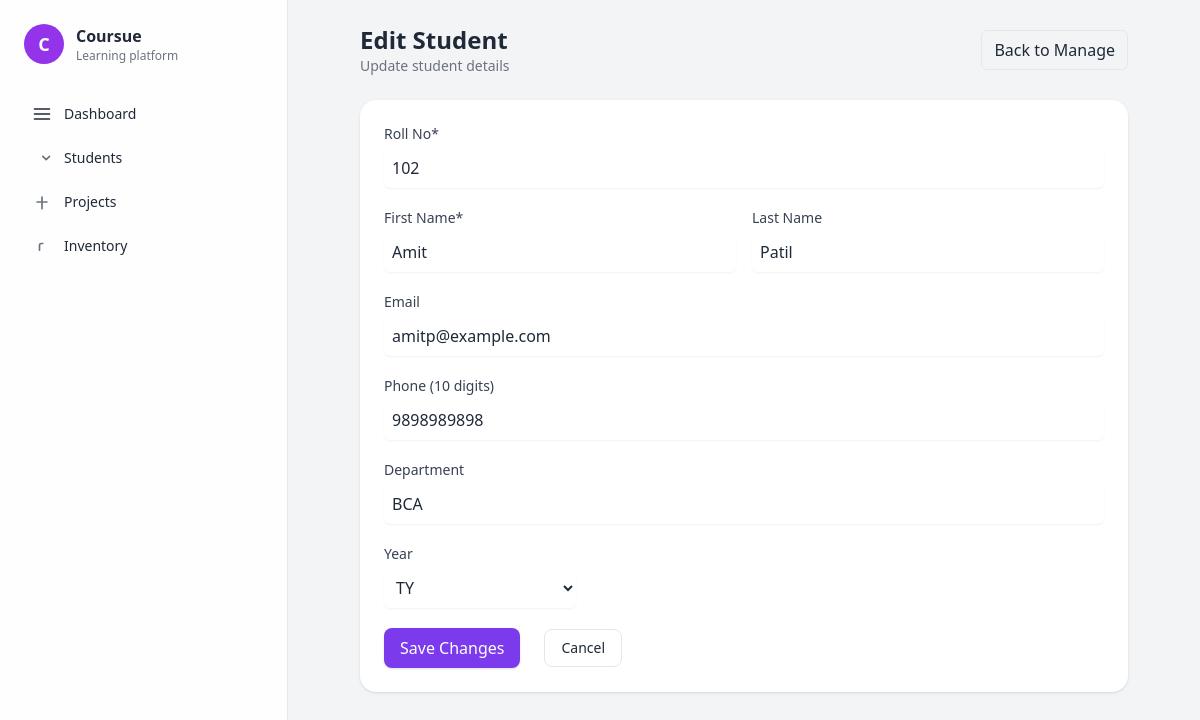
Page /students/edit.php?id=3 on the committed database.
### tables this page shows
CREATE TABLE `students` (
  `id` int(11) NOT NULL,
  `roll_no` varchar(50) DEFAULT NULL,
  `first_name` varchar(100) NOT NULL,
  `last_name` varchar(100) DEFAULT NULL,
  `email` varchar(150) DEFAULT NULL,
  `phone` varchar(30) DEFAULT NULL,
  `department` varchar(100) DEFAULT NULL,
  `year` varchar(20) DEFAULT NULL,
  `created_at` timestamp NOT NULL DEFAULT current_timestamp(),
  `updated_at` timestamp NOT NULL DEFAULT current_timestamp() ON UPDATE current_timestamp()
);

### students/edit.php (the view, shortened to what this page needs)
<?php
require_once __DIR__ . '/../db/connection.php';
require_once __DIR__ . '/../includes/header.php';
require_once __DIR__ . '/../includes/sidebar.php';
$id = isset($_GET['id']) ? (int)$_GET['id'] : 0;
$stmt = $pdo->prepare("SELECT * FROM students WHERE id = ?");
$stmt->execute([$id]);
$student = $stmt->fetch();
$old = [
    'roll_no'    => $student['roll_no'] ?? '',
    'first_name' => $student['first_name'] ?? '',
    'last_name'  => $student['last_name'] ?? '',
    'email'      => $student['email'] ?? '',
    'phone'      => $student['phone'] ?? '',
    'department' => $student['department'] ?? '',
    'year'       => $student['year'] ?? ''
];
?>
<main class="flex-1 p-6">
  <div class="max-w-3xl mx-auto">
    <div class="mb-6 flex items-center justify-between">
      <div>
        <h2 class="text-2xl font-semibold">Edit Student</h2>
        <p class="text-sm text-gray-500">Update student details</p>
      </div>
      <div>
        <a href="manage.php" class="px-3 py-2 border rounded-md hover:bg-gray-50">Back to Manage</a>
      </div>
    </div>
    <div class="bg-white rounded-2xl shadow p-6">
      <form method="post" class="space-y-5">
        <div>
          <label class="block text-sm font-medium text-gray-700">Roll No*</label>
          <input name="roll_no" type="text" required
                 value="<?= htmlspecialchars($old['roll_no']) ?>"
                 class="mt-1 block w-full rounded-md border-gray-200 shadow-sm p-2" />
        </div>
        <div class="grid grid-cols-1 sm:grid-cols-2 gap-4">
          <div>
            <label class="block text-sm font-medium text-gray-700">First Name*</label>
            <input name="first_name" type="text" required
                   value="<?= htmlspecialchars($old['first_name']) ?>"
                   class="mt-1 block w-full rounded-md border-gray-200 shadow-sm p-2" />
          </div>
          <div>
            <label class="block text-sm font-medium text-gray-700">Last Name</label>
            <input name="last_name" type="text"
                   value="<?= htmlspecialchars($old['last_name']) ?>"
                   class="mt-1 block w-full rounded-md border-gray-200 shadow-sm p-2" />
          </div>
        </div>
        <div>
          <label class="block text-sm font-medium text-gray-700">Email</label>
          <input name="email" type="email"
                 value="<?= htmlspecialchars($old['email']) ?>"
                 class="mt-1 block w-full rounded-md border-gray-200 shadow-sm p-2" />
        </div>
        <div>
          <label class="block text-sm font-medium text-gray-700">Phone (10 digits)</label>
          <input name="phone" type="text"
                 value="<?= htmlspecialchars($old['phone']) ?>"
                 class="mt-1 block w-full rounded-md border-gray-200 shadow-sm p-2" />
        </div>
        <div>
          <label class="block text-sm font-medium text-gray-700">Department</label>
          <input name="department" type="text"
                 value="<?= htmlspecialchars($old['department']) ?>"
                 class="mt-1 block w-full rounded-md border-gray-200 shadow-sm p-2" />
        </div>
        <div>
          <label class="block text-sm font-medium text-gray-700">Year</label>
          <select name="year" required class="mt-1 block w-48 rounded-md border-gray-200 shadow-sm p-2">
            <option value="TY" <?= $old['year'] === 'TY' ? 'selected' : '' ?>>TY</option>
          </select>
        </div>
        <div class="flex items-center gap-3">
          <button type="submit" class="px-4 py-2 bg-violet-600 text-white rounded-lg shadow hover:bg-violet-700">Save Changes</button>
          <a href="manage.php" class="ml-3 inline-flex items-center px-4 py-2 border rounded-lg text-sm">Cancel</a>
        </div>
      </form>
    </div>
  </div>
</main>
<?php require_once __DIR__ . '/../includes/footer.php'; ?>

### rows in the picture
students: roll_no "102", first_name "Amit", last_name "Patil", email "amitp@example.com", phone "9898989898", department "BCA", year "TY"

### other values in the picture
$item['label'] "Dashboard"
$item['label'] "Students"
$item['label'] "Projects"
$item['label'] "Inventory"
